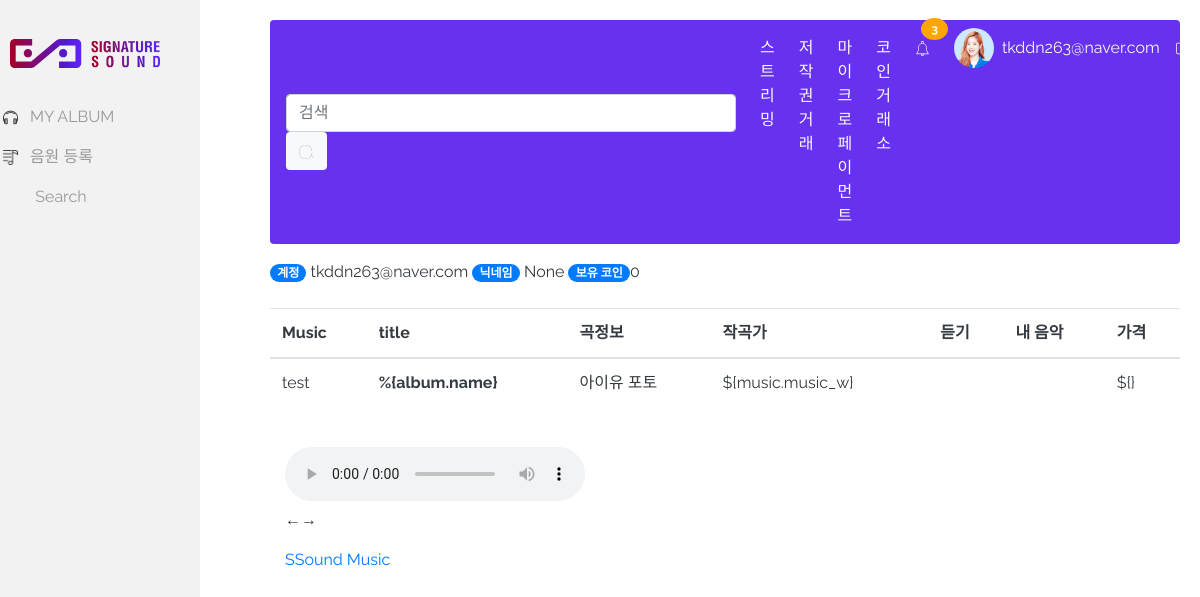
Page /streaming/detail/ (signed in) on the committed database.
### user/models.py (models this page shows, shortened)
class User(AbstractBaseUser, PermissionsMixin):
    email = models.EmailField('email', unique=True)
    nname = models.CharField('닉네임', max_length=45, null=True, unique=True)
    profile = models.ImageField('프로필 이미지', upload_to='img/profile/', max_length=150, null=True, blank=True, default='')
    coin = models.BigIntegerField('총보유 코인', default=0)
    nation = models.IntegerField('국적(코드)', default=0)
    is_listener = models.BooleanField('일반 사용자 권한', default=True)
    is_artist = models.BooleanField('아티스트 사용자 권한', default=False)
    is_company = models.BooleanField('기업 사용자 권한', default=False)
    artist_id = models.CharField('아티스트 ID', max_length=32, null=True, unique=True)
    artist_name = models.CharField('아티스트 이름', max_length=100)
    artist_opendate = models.DateField('데뷔일', null=True)
    artist_company = models.CharField('소속 기업 ID', max_length=32, default='none', null=True, blank=True)
    company_id = models.CharField('기업 ID', max_length=32, null=True, unique=True)
    company_name = models.CharField('기업명', max_length=45,  null=True, blank=True)
    company_ceo = models.CharField('기업 대표이름', max_length=32)
    company_tel = models.CharField('기업 전화번호', max_length=32)
    company_adr = models.CharField('기업 주소', max_length=255)
    date_joined = models.DateTimeField('가입일', default=timezone.now)
    is_staff = models.BooleanField('스테프 권한', default=False)
    is_active = models.BooleanField('이메일 인증 활성화', default=False)
    objects = UserManager()
    USERNAME_FIELD = 'email'                     # email을 사용자의 식별자로 설정

### streaming/views.py (the view)
# urls.py: path('detail/',StreamingDetail.as_view(),name='detail'),
class StreamingDetail(TemplateView):
    template_name='streaming/streaming_detail.html'

### streaming/templates/streaming/streaming_detail.html (shortened to what this page needs)
{% extends 'base.html' %}
{% load static %}
  {% block css %}
<link rel="stylesheet" href="https://cdn.plyr.io/3.4.8/plyr.css">
{% endblock css %}
  {% block content %}
  <body>
    <div id="app">
      <div class="container">
        <div class="row">
          <table class="table text-dark">
            <thead>
              <tr>
                <th scope="col">Music</th>
                <th scope="col">title</th>
                <th scope="col">곡정보</th>
                <th scope="col">작곡가</th>
                <th scope="col">듣기</th>
                <th scope="col">내 음악</th>
                <th scope="col">가격</th>
            </thead>
                <tbody
                v-for="album in albums"
                >
                <td>test</td>
                 <th scope="row">%{album.name}</th>
                 <td><a v-bind:href=album.url>아이유 포토</a></td>
                 <td>${music.music_w}</td>
                 <td>
                 </td>
                 <td></td>
                 <td>${}</td>
                </tbody>
            </table>
        </div>
      </div>
      <div class="container">
          <div class="column add-bottom">
              <div id="mainwrap">
                  <div id="nowPlay">
                      <span id="npAction">Paused...</span>
                  </div>
                  <div id="audiowrap">
                      <div id="audio0">
                          <audio id="audio1" preload controls>Your browser does not support HTML5 Audio! 😢</audio>
                      </div>
                      <div id="tracks" class="text-dark">
                          <a id="btnPrev">&larr;</a><a id="btnNext">&rarr;</a>
                      </div>
                  </div>
              </div>
          </div>
          <div class="column add-bottom center">
              <a href="{% url 'main:home'%}"> SSound Music </a>
          </div>
      </div>
    </div>
{% load static %}
{% endblock content %}

### templates/base.html (shortened to what this page needs)
<!DOCTYPE html>
<html lang="ko">
    <head>
        {% load staticfiles %}
        <link rel="stylesheet" href="https://maxcdn.bootstrapcdn.com/bootstrap/4.0.0/css/bootstrap.min.css">
        <link rel="stylesheet" href="{% static 'css/left-sidebar.css'%}">
        <link rel="stylesheet" href="{% static 'css/style.css'%}">
        {% block css %}{% endblock css %}
    </head>
    <body>
        <div id="wrapper" class="toggled">
            <div id="sidebar-wrapper" style="background-color:rgb(242, 242, 242)">
                <ul class="sidebar-nav">
                    <li class="sidebar-brand">
                        <a href="/main">
                            <div class="heading">
                                <img src="{% static 'img/logo2.png'%}" width="150">
                            </div>
                        </a>
                    </li>
                    <li>
                        <a href="{% url 'streaming:myalbum'%}"> &nbsp;&nbsp;&nbsp;&nbsp;&nbsp;&nbsp;&nbsp; <img src="{% static 'img/headphones.png'%}" width="15"> &nbsp; MY ALBUM</a>
                    </li>
                    <li>
                        <a href="{% url 'streaming:form'%}"> &nbsp;&nbsp;&nbsp;&nbsp;&nbsp;&nbsp;&nbsp; <img src="{% static 'img/playlist-2.png'%}" width="15"> &nbsp; 음원 등록</a>
                    </li>
                    <li>
                        <a href="{% url 'streaming:player'%}">&nbsp;&nbsp;&nbsp;&nbsp;&nbsp;&nbsp;&nbsp;&nbsp;&nbsp;&nbsp;&nbsp;&nbsp;&nbsp;&nbsp;&nbsp;&nbsp;Search</a>
                    </li>
                </ul>
            </div>
            <div id="page-content-wrapper">
                    <nav class="navbar navbar-expand-lg navbar-light rounded mr-auto ml-auto mb-3" style="background-color:#6731EF; max-width:1300px">
                            <div class="collapse navbar-collapse" id="navbarSupportedContent">
                                <form class="form-inline my-2 my-lg-0">
                                    <input class="form-control mr-sm-2" type="search" placeholder="검색" aria-label="Search" style='width:450px'>
                                    <button class="btn bg-light" type="submit"><img src="{% static 'img/search2.png'%}" width="15"></button>
                                </form>
                            <ul class="navbar-nav ml-auto">
                                <li class="nav-item active">
                                <a class="nav-link text-light pl-3" href="/streaming/play">스트리밍 <span class="sr-only">(current)</span></a>
                                </li>
                                <li class="nav-item">
                                <a class="nav-link text-light pl-3" href="#">저작권 거래</a>
                                </li>
                                <li class="nav-item">
                                <a class="nav-link text-light pl-3" href="#">마이크로페이먼트</a>
                                </li>
                                <li class="nav-item">
                                <a class="nav-link text-light pl-3" href="#">코인거래소</a>
                                </li>
                                <li class="nav-item">
                                    <a class="nav-link notification pl-3" href="#">
                                        <span><img src="{% static 'img/notify.svg'%}" width="15"></span>
                                        <span class="badge">3</span>
                                    </a>
                                </li>
                                <li class="nav-item pl-3">
                                    <a class="profile" href="#"><img src="{% static 'img/profile.jpg'%}" class="rounded-circle" alt="Cinque Terre" width="40" height="40"> </a>
                                </li>
                                <li class="nav-item text-light nav-link">
                                    {{ user.email }}
                                </li>
                                <li class="nav-item">
                                    {% if request.user.is_authenticated %}
                                    <a class="nav-link" href="/user/logout/"><img src="{% static 'img/logout.svg'%}" width="15"></a>
                                    {% else %}
                                    <a class="nav-item text-light nav-link" href="/user/login/">로그인</a>
                                    {% endif %}
                                </li>
                            </ul>
                            </div>
                        </nav>
                    <div>
                            <ul class="nav navbar-nav navbar-right text-dark">
                                <li>
                                    {% if request.user.is_authenticated %}
                                    <span class="badge badge-pill badge-primary">계정</span> {{ user.email }}
                                    <span class="badge badge-pill badge-primary">닉네임</span> {{ user.nname }}
                                    <span class="badge badge-pill badge-primary">보유 코인</span>{{ user.coin  }}
                                    {% endif %}
                                </li>
                            </ul>
                    </div>
                    {% block content %}
                    {% endblock content %}
            </div>
        </div>
    </body>
</html>

### static/css/left-sidebar.css (style rules this page uses)
body { overflow-x: hidden; }
#wrapper { padding-left: 0; -webkit-transition: all 0.5s ease; -moz-transition: all 0.5s ease; -o-transition: all 0.5s ease; transition: all 0.5s ease; }
#wrapper.toggled { padding-left: 250px; }
#sidebar-wrapper { z-index: 100; position: fixed; left: 250px; width: 0px; height: 100%; margin-left: -300px; overflow-y: auto; background: #000; -webkit-transition: all 0.5s ease; -moz-transition: all 0.5s ease; -o-transition: all 0.5s ease; transition: all 0.5s ease; }
#wrapper.toggled #sidebar-wrapper { width: 250px; }
#page-content-wrapper { width: 100%; position: absolute; padding: 15px; }
#wrapper.toggled #page-content-wrapper { position: absolute; margin-right: -250px; }
.sidebar-nav { position: absolute; top: 0; width: 250px; margin: 0; padding: 0; list-style: none; }
.sidebar-nav li { text-indent: 20px; line-height: 40px; }
.sidebar-nav li a { display: block; text-decoration: none; color: #999999; }
.sidebar-nav>.sidebar-brand { height: 65px; font-size: 18px; }
.sidebar-nav>.sidebar-brand a { color: #999999; }
@media (min-width:768px) { #wrapper { padding-left: 0; } }
@media (min-width:768px) { #wrapper.toggled { padding-left: 250px; } }
@media (min-width:768px) { #sidebar-wrapper { width: 0; } }
@media (min-width:768px) { #wrapper.toggled #sidebar-wrapper { width: 250px; } }
@media (min-width:768px) { #page-content-wrapper { padding: 20px; position: relative; } }
@media (min-width:768px) { #wrapper.toggled #page-content-wrapper { position: relative; margin-right: 0; } }

### static/css/style.css (style rules this page uses)
* { box-sizing: border-box; }
body { background-image: linear-gradient(135deg,#ffffff 100%); background-repeat: no-repeat; background-attachment: fixed; color: rgba(255, 255, 255, 0.7); font-family: Raleway, sans-serif; }
.heading { text-align: center; margin: 0; margin: 2rem 0; font-family: Inconsolata, monospace; }
.notification { color: white; text-decoration: none; position: relative; display: inline-block; border-radius: 2px; }
.notification .badge { position: absolute; top: -10px; right: -10px; padding: 5px 10px; border-radius: 50%; background: orange; color: white; }

### rows in the picture
User: email "tkddn263@naver.com", nname "None", coin "0"
